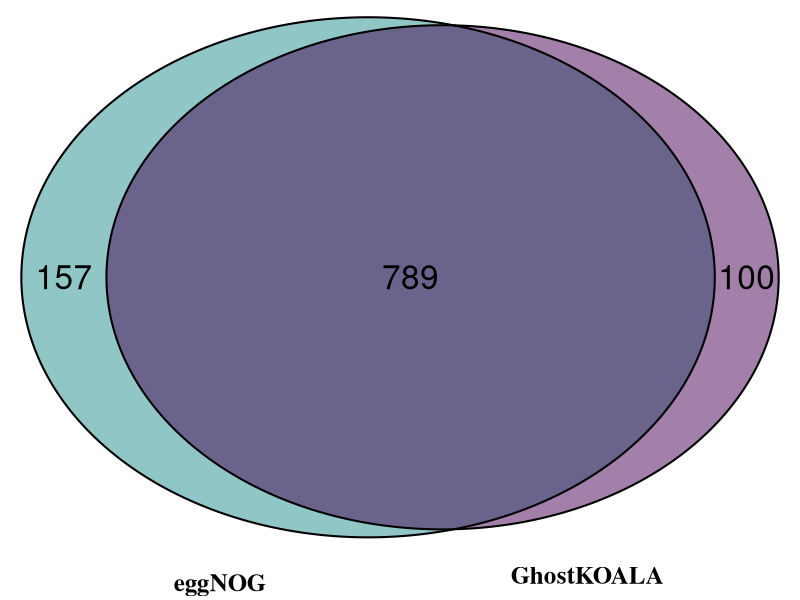
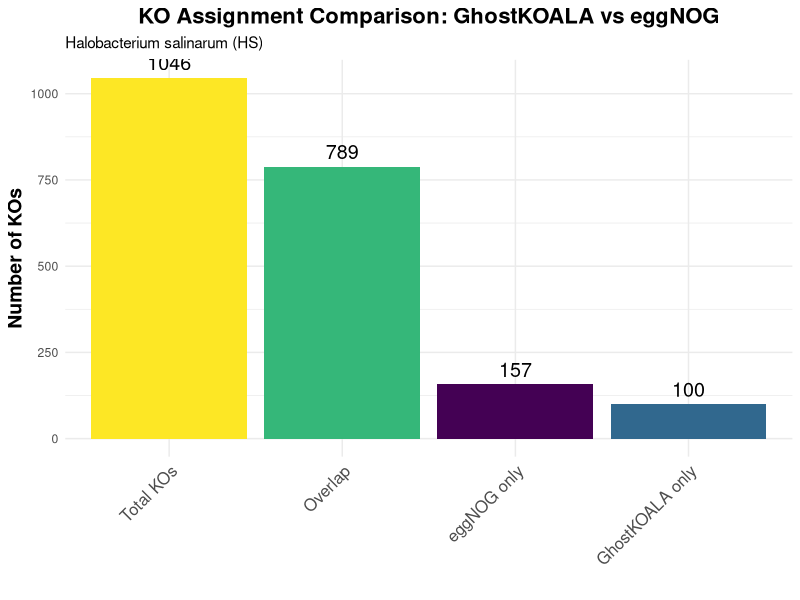

Write R code to recreate these figures, in order.

# Load required libraries
library(tidyverse)
library(readxl)
library(VennDiagram)
library(ggplot2)
library(gridExtra)

# Set working directory (adjust as needed)
# setwd("path/to/halophilic-archaea-metabolism")

# ============================================================================
# 1. LOAD DATA
# ============================================================================

cat("Loading annotation files...\n")

# Load GhostKOALA output
ghostkoala <- read.table(
  "annotation_outputs/GhostKOALA/HS_GhostKOALA.txt",
  sep = "\t",
  header = FALSE,
  col.names = c("protein_id", "ko_id"),
  fill = TRUE,
  stringsAsFactors = FALSE
)

# Load eggNOG output
eggnog <- read_excel(
  "annotation_outputs/eggnog/hs.emapper.annotations.xlsx",
  skip = 2  # Skip the header comment lines
)

# Check column names and find the KO column
cat("eggNOG columns found:\n")
cat(paste(names(eggnog), collapse = ", "), "\n\n")

cat("Data loaded successfully!\n")
cat(sprintf("GhostKOALA: %d proteins\n", nrow(ghostkoala)))
cat(sprintf("eggNOG: %d proteins\n", nrow(eggnog)))

# ============================================================================
# 2. EXTRACT AND CLEAN KO IDs
# ============================================================================

cat("\nExtracting KO identifiers...\n")

# Process GhostKOALA data
ghostkoala_clean <- ghostkoala %>%
  filter(!is.na(ko_id) & ko_id != "") %>%
  mutate(ko_id = str_trim(ko_id))

# Process eggNOG data - extract KO column and clean
# Find the correct column names (they might have special characters)
query_col <- names(eggnog)[1]  # First column is the query
ko_col <- names(eggnog)[grepl("KEGG_ko", names(eggnog), ignore.case = TRUE)][1]  # Find KEGG_ko column

cat(sprintf("Using query column: %s\n", query_col))
cat(sprintf("Using KO column: %s\n", ko_col))

eggnog_clean <- eggnog %>%
  filter(!is.na(.data[[ko_col]]) & .data[[ko_col]] != "-") %>%
  select(query = 1, ko_raw = all_of(ko_col)) %>%
  # Split multiple KO IDs (some entries have multiple KOs)
  separate_rows(ko_raw, sep = ",") %>%
  mutate(
    ko_id = str_remove(ko_raw, "ko:"),  # Remove "ko:" prefix
    ko_id = str_trim(ko_id)
  ) %>%
  filter(ko_id != "")

# Get unique KO sets for each tool
ghostkoala_kos <- unique(ghostkoala_clean$ko_id)
eggnog_kos <- unique(eggnog_clean$ko_id)

cat(sprintf("\nGhostKOALA unique KOs: %d\n", length(ghostkoala_kos)))
cat(sprintf("eggNOG unique KOs: %d\n", length(eggnog_kos)))

# ============================================================================
# 3. COMPARE KO ASSIGNMENTS
# ============================================================================

cat("\nComparing KO assignments...\n")

# Find overlap and unique KOs
ko_overlap <- intersect(ghostkoala_kos, eggnog_kos)
ko_ghostkoala_only <- setdiff(ghostkoala_kos, eggnog_kos)
ko_eggnog_only <- setdiff(eggnog_kos, ghostkoala_kos)

# Calculate statistics
total_unique_kos <- length(union(ghostkoala_kos, eggnog_kos))
overlap_percent <- (length(ko_overlap) / total_unique_kos) * 100

cat(sprintf("\n--- COMPARISON RESULTS ---\n"))
cat(sprintf("Total unique KOs (union): %d\n", total_unique_kos))
cat(sprintf("Overlapping KOs: %d (%.1f%%)\n", length(ko_overlap), overlap_percent))
cat(sprintf("GhostKOALA only: %d (%.1f%%)\n", 
            length(ko_ghostkoala_only), 
            (length(ko_ghostkoala_only)/total_unique_kos)*100))
cat(sprintf("eggNOG only: %d (%.1f%%)\n", 
            length(ko_eggnog_only), 
            (length(ko_eggnog_only)/total_unique_kos)*100))

# ============================================================================
# 4. CHECK HOUSEKEEPING GENES AS CONTROL
# ============================================================================

cat("\n--- CHECKING HOUSEKEEPING GENES (CONTROL) ---\n")

# Define core housekeeping genes that should be present
housekeeping_kos <- list(
  # DNA replication
  DNA_replication = c("K02314", "K02315", "K02316", "K02337"),
  # Ribosomal proteins
  Ribosomal = c("K02945", "K02946", "K02948", "K02950", "K02952"),
  # ATP synthase
  ATP_synthase = c("K02111", "K02112", "K02113", "K02114", "K02115"),
  # Translation factors
  Translation = c("K02355", "K02358", "K02992", "K02994")
)

# Check presence in each annotation
housekeeping_results <- data.frame(
  Category = character(),
  KO = character(),
  GhostKOALA = logical(),
  eggNOG = logical(),
  Both = logical(),
  stringsAsFactors = FALSE
)

for (category in names(housekeeping_kos)) {
  for (ko in housekeeping_kos[[category]]) {
    in_ghost <- ko %in% ghostkoala_kos
    in_egg <- ko %in% eggnog_kos
    housekeeping_results <- rbind(
      housekeeping_results,
      data.frame(
        Category = category,
        KO = ko,
        GhostKOALA = in_ghost,
        eggNOG = in_egg,
        Both = in_ghost & in_egg
      )
    )
  }
}

# Print housekeeping results
cat("\nHousekeeping Gene Detection:\n")
print(table(housekeeping_results$Category, housekeeping_results$Both))

cat("\nMissing housekeeping genes:\n")
missing <- housekeeping_results %>% filter(!Both)
if (nrow(missing) > 0) {
  print(missing)
} else {
  cat("All checked housekeeping genes found in both annotations!\n")
}

# ============================================================================
# 5. CREATE VISUALIZATIONS
# ============================================================================

cat("\nGenerating visualizations...\n")

# Create output directories if they don't exist
dir.create("results", showWarnings = FALSE)
dir.create("results/figures", showWarnings = FALSE)
dir.create("results/tables", showWarnings = FALSE)

# Venn Diagram
venn.plot <- venn.diagram(
  x = list(
    GhostKOALA = ghostkoala_kos,
    eggNOG = eggnog_kos
  ),
  category.names = c("GhostKOALA", "eggNOG"),
  filename = NULL,
  fill = c("#440154ff", "#21908dff"),
  alpha = 0.5,
  cex = 2,
  fontfamily = "sans",
  cat.cex = 1.5,
  cat.fontface = "bold",
  cat.dist = c(0.05, 0.05),
  cat.pos = c(-20, 20)
)

# Save Venn diagram
png("results/figures/hs_ko_venn_diagram.png", width = 800, height = 800)
grid.draw(venn.plot)
dev.off()

# Bar plot comparison
comparison_data <- data.frame(
  Category = c("Total KOs", "Overlap", "GhostKOALA only", "eggNOG only"),
  Count = c(
    total_unique_kos,
    length(ko_overlap),
    length(ko_ghostkoala_only),
    length(ko_eggnog_only)
  )
)

p1 <- ggplot(comparison_data, aes(x = reorder(Category, -Count), y = Count, fill = Category)) +
  geom_bar(stat = "identity") +
  geom_text(aes(label = Count), vjust = -0.5, size = 5) +
  scale_fill_viridis_d(option = "viridis") +
  theme_minimal() +
  theme(
    legend.position = "none",
    axis.text.x = element_text(angle = 45, hjust = 1, size = 12),
    axis.title = element_text(size = 14, face = "bold"),
    plot.title = element_text(size = 16, face = "bold", hjust = 0.5)
  ) +
  labs(
    title = "KO Assignment Comparison: GhostKOALA vs eggNOG",
    subtitle = "Halobacterium salinarum (HS)",
    x = "",
    y = "Number of KOs"
  )

ggsave("results/figures/hs_ko_comparison_barplot.png", p1, width = 10, height = 6, dpi = 300)

# ============================================================================
# 6. SAVE RESULTS TO TABLES
# ============================================================================

cat("\nSaving results to tables...\n")

# Summary statistics
summary_stats <- data.frame(
  Metric = c(
    "GhostKOALA unique KOs",
    "eggNOG unique KOs",
    "Total unique KOs (union)",
    "Overlapping KOs",
    "Overlap percentage",
    "GhostKOALA only KOs",
    "eggNOG only KOs",
    "GhostKOALA proteins annotated",
    "eggNOG proteins annotated"
  ),
  Value = c(
    length(ghostkoala_kos),
    length(eggnog_kos),
    total_unique_kos,
    length(ko_overlap),
    round(overlap_percent, 2),
    length(ko_ghostkoala_only),
    length(ko_eggnog_only),
    nrow(ghostkoala_clean),
    nrow(eggnog_clean)
  )
)

write.csv(summary_stats, 
          "results/tables/hs_annotation_comparison_summary.csv", 
          row.names = FALSE)

# Save KO lists
write.csv(data.frame(KO = sort(ko_overlap)), 
          "results/tables/hs_ko_overlap.csv", 
          row.names = FALSE)

write.csv(data.frame(KO = sort(ko_ghostkoala_only)), 
          "results/tables/hs_ko_ghostkoala_only.csv", 
          row.names = FALSE)

write.csv(data.frame(KO = sort(ko_eggnog_only)), 
          "results/tables/hs_ko_eggnog_only.csv", 
          row.names = FALSE)

# Save housekeeping results
write.csv(housekeeping_results, 
          "results/tables/hs_housekeeping_genes.csv", 
          row.names = FALSE)

# ============================================================================
# 7. FINAL SUMMARY
# ============================================================================

cat("\n============================================================================\n")
cat("Done\n")
cat("============================================================================\n")
cat("\nOutput files created:\n")
cat("  Figures:\n")
cat("    - results/figures/hs_ko_venn_diagram.png\n")
cat("    - results/figures/hs_ko_comparison_barplot.png\n")
cat("  Tables:\n")
cat("    - results/tables/hs_annotation_comparison_summary.csv\n")
cat("    - results/tables/hs_ko_overlap.csv\n")
cat("    - results/tables/hs_ko_ghostkoala_only.csv\n")
cat("    - results/tables/hs_ko_eggnog_only.csv\n")
cat("    - results/tables/hs_housekeeping_genes.csv\n")
cat("\n============================================================================\n")
